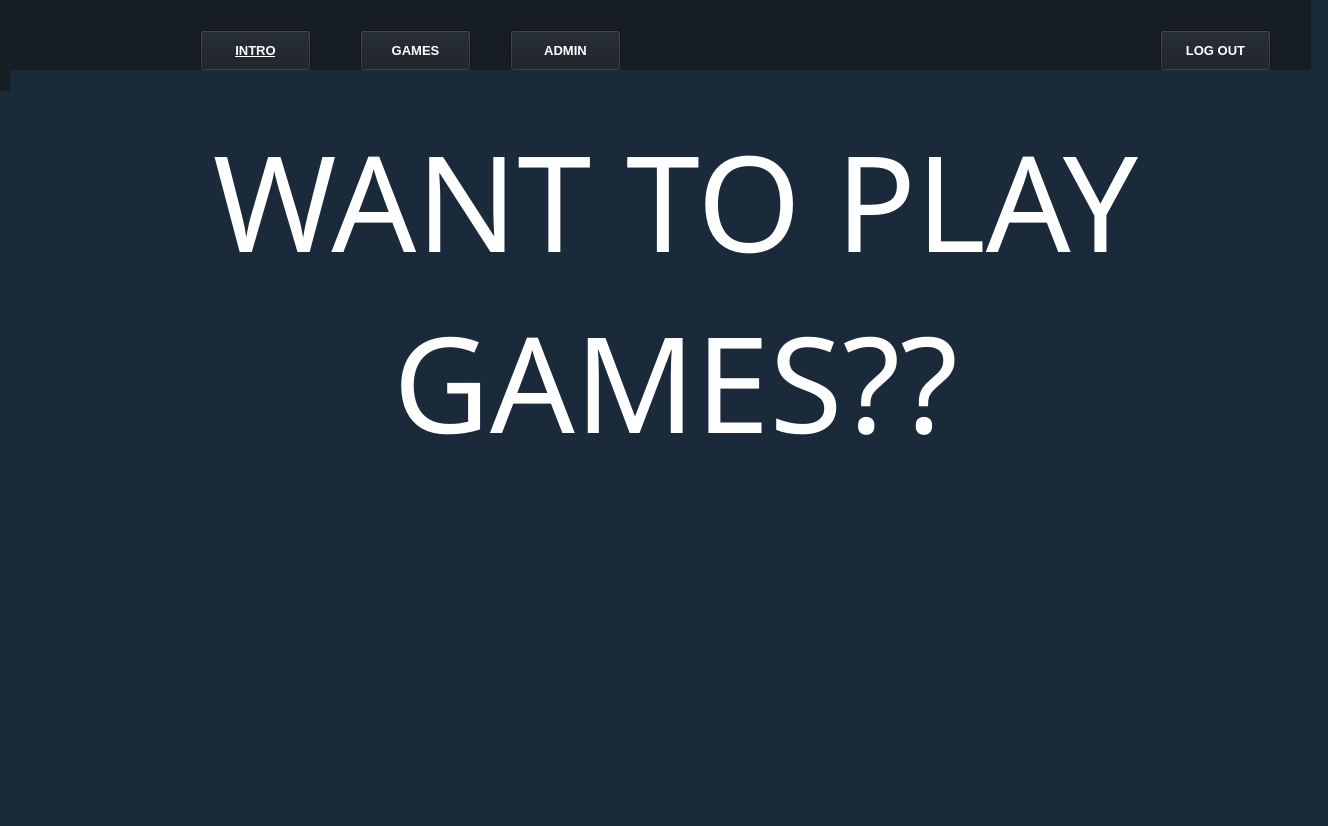
<?xml version="1.0" encoding="UTF-8"?>
<ui version="4.0">
 <class>MainWindow</class>
 <widget class="QMainWindow" name="MainWindow">
  <property name="geometry">
   <rect>
    <x>0</x>
    <y>0</y>
    <width>1328</width>
    <height>826</height>
   </rect>
  </property>
  <property name="font">
   <font>
    <pointsize>36</pointsize>
   </font>
  </property>
  <property name="windowTitle">
   <string>MainWindow</string>
  </property>
  <property name="styleSheet">
   <string notr="true">background-color: rgb(26, 42, 59);</string>
  </property>
  <widget class="QWidget" name="centralwidget">
   <widget class="QWidget" name="widget" native="true">
    <property name="geometry">
     <rect>
      <x>0</x>
      <y>0</y>
      <width>1311</width>
      <height>91</height>
     </rect>
    </property>
    <property name="styleSheet">
     <string notr="true">background-color: rgb(23, 29, 37);</string>
    </property>
    <widget class="QPushButton" name="btn_ADMIN">
     <property name="geometry">
      <rect>
       <x>510</x>
       <y>30</y>
       <width>111</width>
       <height>41</height>
      </rect>
     </property>
     <property name="font">
      <font>
       <pointsize>10</pointsize>
       <weight>75</weight>
       <bold>true</bold>
       <underline>false</underline>
      </font>
     </property>
     <property name="styleSheet">
      <string notr="true">color: rgb(255, 255, 255);</string>
     </property>
     <property name="text">
      <string>ADMIN</string>
     </property>
    </widget>
    <widget class="QPushButton" name="btn_GAMES">
     <property name="geometry">
      <rect>
       <x>360</x>
       <y>30</y>
       <width>111</width>
       <height>41</height>
      </rect>
     </property>
     <property name="font">
      <font>
       <pointsize>10</pointsize>
       <weight>75</weight>
       <bold>true</bold>
      </font>
     </property>
     <property name="styleSheet">
      <string notr="true">color: rgb(255, 255, 255);</string>
     </property>
     <property name="text">
      <string>GAMES</string>
     </property>
    </widget>
    <widget class="QPushButton" name="btn_INTRO">
     <property name="geometry">
      <rect>
       <x>200</x>
       <y>30</y>
       <width>111</width>
       <height>41</height>
      </rect>
     </property>
     <property name="font">
      <font>
       <pointsize>10</pointsize>
       <weight>75</weight>
       <bold>true</bold>
       <underline>true</underline>
      </font>
     </property>
     <property name="styleSheet">
      <string notr="true">color: rgb(255, 255, 255);</string>
     </property>
     <property name="text">
      <string>INTRO</string>
     </property>
    </widget>
    <widget class="QPushButton" name="btn_LOGOUT">
     <property name="geometry">
      <rect>
       <x>1160</x>
       <y>30</y>
       <width>111</width>
       <height>41</height>
      </rect>
     </property>
     <property name="font">
      <font>
       <pointsize>10</pointsize>
       <weight>75</weight>
       <bold>true</bold>
      </font>
     </property>
     <property name="styleSheet">
      <string notr="true">color: rgb(255, 255, 255);</string>
     </property>
     <property name="text">
      <string>LOG OUT</string>
     </property>
    </widget>
    <widget class="QLabel" name="label">
     <property name="geometry">
      <rect>
       <x>20</x>
       <y>20</y>
       <width>51</width>
       <height>51</height>
      </rect>
     </property>
     <property name="text">
      <string/>
     </property>
     <property name="pixmap">
      <pixmap>../img/steam.png</pixmap>
     </property>
     <property name="scaledContents">
      <bool>true</bool>
     </property>
    </widget>
   </widget>
   <widget class="QLabel" name="label_2">
    <property name="geometry">
     <rect>
      <x>10</x>
      <y>70</y>
      <width>1331</width>
      <height>441</height>
     </rect>
    </property>
    <property name="font">
     <font>
      <family>Trebuchet MS</family>
      <pointsize>100</pointsize>
      <weight>50</weight>
      <bold>false</bold>
     </font>
    </property>
    <property name="styleSheet">
     <string notr="true">color: rgb(255, 255, 255);</string>
    </property>
    <property name="text">
     <string>WANT TO PLAY GAMES??</string>
    </property>
    <property name="alignment">
     <set>Qt::AlignCenter</set>
    </property>
    <property name="wordWrap">
     <bool>true</bool>
    </property>
   </widget>
   <widget class="QLabel" name="label_3">
    <property name="geometry">
     <rect>
      <x>1090</x>
      <y>360</y>
      <width>91</width>
      <height>91</height>
     </rect>
    </property>
    <property name="text">
     <string/>
    </property>
    <property name="pixmap">
     <pixmap>../img/game-controller.png</pixmap>
    </property>
    <property name="scaledContents">
     <bool>true</bool>
    </property>
   </widget>
   <widget class="QLabel" name="label_4">
    <property name="geometry">
     <rect>
      <x>140</x>
      <y>370</y>
      <width>91</width>
      <height>91</height>
     </rect>
    </property>
    <property name="text">
     <string/>
    </property>
    <property name="pixmap">
     <pixmap>../img/ghost.png</pixmap>
    </property>
    <property name="scaledContents">
     <bool>true</bool>
    </property>
   </widget>
   <widget class="QLabel" name="label_5">
    <property name="geometry">
     <rect>
      <x>90</x>
      <y>550</y>
      <width>191</width>
      <height>181</height>
     </rect>
    </property>
    <property name="text">
     <string/>
    </property>
    <property name="pixmap">
     <pixmap>../img/gamer.png</pixmap>
    </property>
    <property name="scaledContents">
     <bool>true</bool>
    </property>
   </widget>
   <widget class="QLabel" name="label_6">
    <property name="geometry">
     <rect>
      <x>420</x>
      <y>480</y>
      <width>531</width>
      <height>261</height>
     </rect>
    </property>
    <property name="text">
     <string/>
    </property>
    <property name="pixmap">
     <pixmap>../img/olympics.png</pixmap>
    </property>
   </widget>
   <widget class="QLabel" name="label_7">
    <property name="geometry">
     <rect>
      <x>1050</x>
      <y>580</y>
      <width>151</width>
      <height>141</height>
     </rect>
    </property>
    <property name="text">
     <string/>
    </property>
    <property name="pixmap">
     <pixmap>../img/trophy.png</pixmap>
    </property>
    <property name="scaledContents">
     <bool>true</bool>
    </property>
   </widget>
  </widget>
  <widget class="QMenuBar" name="menubar">
   <property name="geometry">
    <rect>
     <x>0</x>
     <y>0</y>
     <width>1328</width>
     <height>26</height>
    </rect>
   </property>
  </widget>
  <widget class="QStatusBar" name="statusbar"/>
 </widget>
 <resources/>
 <connections/>
</ui>
